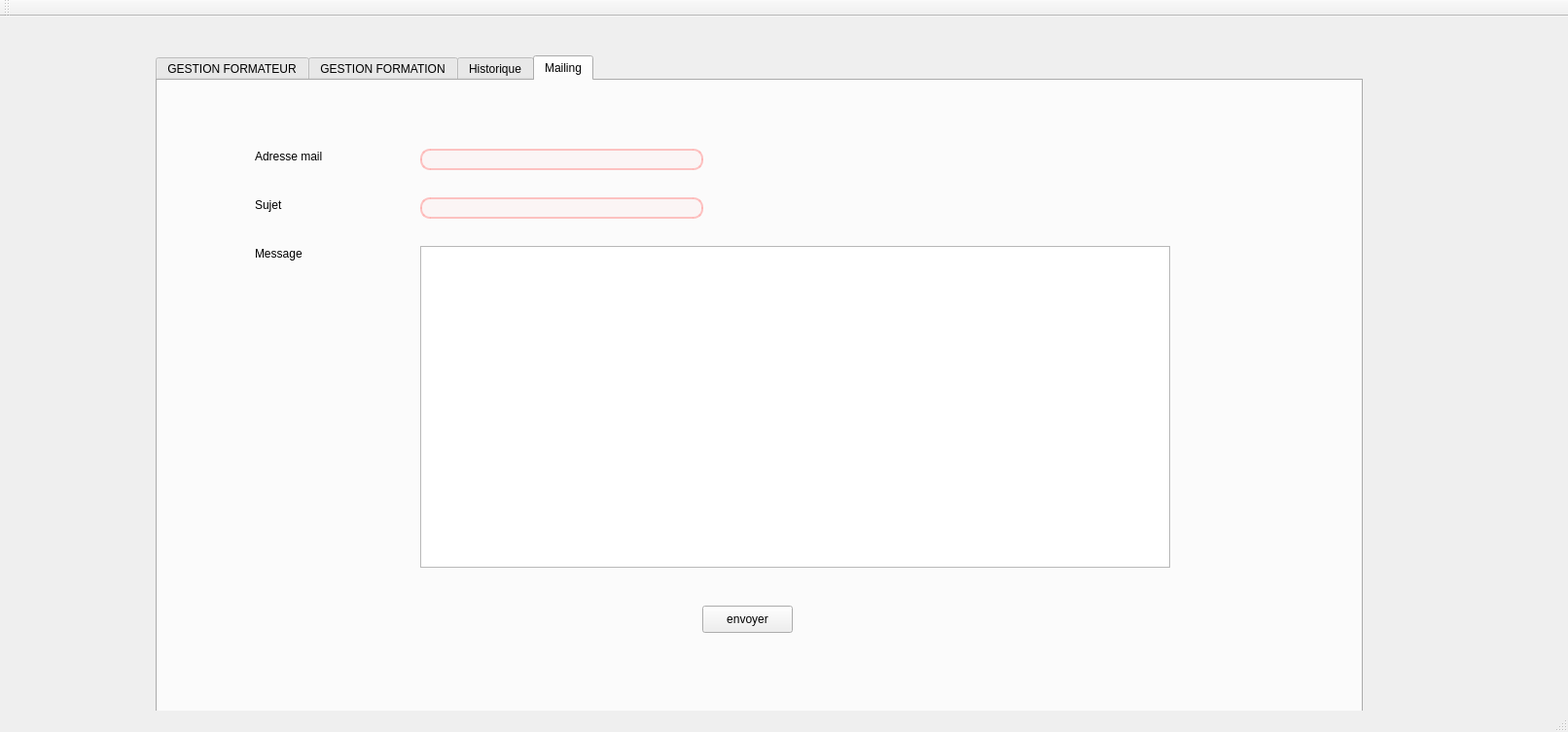
<?xml version="1.0" encoding="UTF-8"?>
<ui version="4.0">
 <class>MainWindow</class>
 <widget class="QMainWindow" name="MainWindow">
  <property name="geometry">
   <rect>
    <x>0</x>
    <y>0</y>
    <width>1612</width>
    <height>753</height>
   </rect>
  </property>
  <property name="windowTitle">
   <string>Gestion des Clients</string>
  </property>
  <widget class="QWidget" name="centralWidget">
   <widget class="QTabWidget" name="tabWidget">
    <property name="geometry">
     <rect>
      <x>160</x>
      <y>40</y>
      <width>1241</width>
      <height>711</height>
     </rect>
    </property>
    <property name="currentIndex">
     <number>3</number>
    </property>
    <widget class="QWidget" name="tab_1">
     <attribute name="title">
      <string>GESTION FORMATEUR</string>
     </attribute>
     <widget class="QTableView" name="tableView_formateurs">
      <property name="geometry">
       <rect>
        <x>540</x>
        <y>50</y>
        <width>631</width>
        <height>351</height>
       </rect>
      </property>
     </widget>
     <widget class="QPushButton" name="pushButton_supprimer">
      <property name="geometry">
       <rect>
        <x>920</x>
        <y>410</y>
        <width>131</width>
        <height>41</height>
       </rect>
      </property>
      <property name="styleSheet">
       <string notr="true">QPushButton {
background-color: rgba(254,179,177,255);
border-radius: 10px;
border: 2px solid rgba(254,179,177,200);
}
QPushButton:hover {
background-color: rgba(233,96,90,255);
}
</string>
      </property>
      <property name="text">
       <string>supprimer</string>
      </property>
     </widget>
     <widget class="QPushButton" name="statistique">
      <property name="geometry">
       <rect>
        <x>1062</x>
        <y>410</y>
        <width>101</width>
        <height>41</height>
       </rect>
      </property>
      <property name="styleSheet">
       <string notr="true">QPushButton {
background-color: rgba(254,179,177,255);
border-radius: 10px;
border: 2px solid rgba(254,179,177,200);
}
QPushButton:hover {
background-color: rgba(233,96,90,255);
}
</string>
      </property>
      <property name="text">
       <string>statistique</string>
      </property>
     </widget>
     <widget class="QPushButton" name="pushButton_recherche">
      <property name="geometry">
       <rect>
        <x>962</x>
        <y>10</y>
        <width>111</width>
        <height>31</height>
       </rect>
      </property>
      <property name="styleSheet">
       <string notr="true">QPushButton {
background-color: rgba(254,179,177,255);
border-radius: 10px;
border: 2px solid rgba(254,179,177,200);
}
QPushButton:hover {
background-color: rgba(233,96,90,255);
}
</string>
      </property>
      <property name="text">
       <string>recherche</string>
      </property>
     </widget>
     <widget class="QLineEdit" name="lineEdit_recherche">
      <property name="geometry">
       <rect>
        <x>660</x>
        <y>10</y>
        <width>301</width>
        <height>31</height>
       </rect>
      </property>
     </widget>
     <widget class="QComboBox" name="comboBox_recherche">
      <property name="geometry">
       <rect>
        <x>540</x>
        <y>10</y>
        <width>111</width>
        <height>31</height>
       </rect>
      </property>
      <property name="styleSheet">
       <string notr="true"/>
      </property>
      <item>
       <property name="text">
        <string>id_formateur</string>
       </property>
      </item>
      <item>
       <property name="text">
        <string>nom</string>
       </property>
      </item>
      <item>
       <property name="text">
        <string>specialite</string>
       </property>
      </item>
     </widget>
     <widget class="QPushButton" name="pushButton_tri">
      <property name="geometry">
       <rect>
        <x>1080</x>
        <y>10</y>
        <width>91</width>
        <height>31</height>
       </rect>
      </property>
      <property name="styleSheet">
       <string notr="true">QPushButton {
background-color: rgba(254,179,177,255);
border-radius: 10px;
border: 2px solid rgba(254,179,177,200);
}
QPushButton:hover {
background-color: rgba(233,96,90,255);
}
</string>
      </property>
      <property name="text">
       <string>Trier 🪜</string>
      </property>
     </widget>
     <widget class="QPushButton" name="pushButton_pdf">
      <property name="geometry">
       <rect>
        <x>790</x>
        <y>410</y>
        <width>121</width>
        <height>41</height>
       </rect>
      </property>
      <property name="styleSheet">
       <string notr="true">QPushButton {
background-color: rgba(254,179,177,255);
border-radius: 10px;
border: 2px solid rgba(254,179,177,200);
}
QPushButton:hover {
background-color: rgba(233,96,90,255);
}
</string>
      </property>
      <property name="text">
       <string>pdf</string>
      </property>
     </widget>
     <widget class="QLabel" name="qrcodecommande">
      <property name="geometry">
       <rect>
        <x>420</x>
        <y>420</y>
        <width>200</width>
        <height>200</height>
       </rect>
      </property>
      <property name="tabletTracking">
       <bool>false</bool>
      </property>
      <property name="acceptDrops">
       <bool>false</bool>
      </property>
      <property name="autoFillBackground">
       <bool>false</bool>
      </property>
      <property name="styleSheet">
       <string notr="true"/>
      </property>
      <property name="text">
       <string/>
      </property>
      <property name="scaledContents">
       <bool>false</bool>
      </property>
     </widget>
     <widget class="QPushButton" name="qrcodegen">
      <property name="geometry">
       <rect>
        <x>260</x>
        <y>450</y>
        <width>101</width>
        <height>31</height>
       </rect>
      </property>
      <property name="styleSheet">
       <string notr="true">QPushButton {
background-color: rgba(254,179,177,255);
border-radius: 10px;
border: 2px solid rgba(254,179,177,200);
}
QPushButton:hover {
background-color: rgba(233,96,90,255);
}
</string>
      </property>
      <property name="text">
       <string>Qr Code</string>
      </property>
     </widget>
     <widget class="QLineEdit" name="lineEdit_qrcode">
      <property name="geometry">
       <rect>
        <x>230</x>
        <y>490</y>
        <width>161</width>
        <height>31</height>
       </rect>
      </property>
      <property name="styleSheet">
       <string notr="true">QLineEdit {
background-color: rgba(254,179,177,20);
border: 2px solid rgba(254,179,177,200);
border-radius: 10px;
}
QLineEdit:hover {
background-color: rgba(254,179,177,200);
border: 1px solid rgba(128, 97, 171, 200);
border-radius: 10px;
}
</string>
      </property>
     </widget>
     <widget class="QGroupBox" name="groupBox">
      <property name="geometry">
       <rect>
        <x>0</x>
        <y>10</y>
        <width>421</width>
        <height>401</height>
       </rect>
      </property>
      <property name="styleSheet">
       <string notr="true">QGroupBox {
	background: rgba(64,66,226,20); 
    border: 2px solid;
	border-top-right-radius: 7px;
	border-bottom-right-radius: 7px;
	border-bottom-left-radius: 7px;
    border-color: rgba(199, 153, 207, 200);
    margin-top: 22px;
}
QGroupBox::title  {
    background-color: rgba(64,66,226,100);
    subcontrol-origin: margin;
    subcontrol-position: top left;
    padding: 5px;
	border-top-left-radius: 3px;
	border-top-right-radius: 3px;
}</string>
      </property>
      <property name="title">
       <string>Formulaire Formateur</string>
      </property>
      <widget class="QLabel" name="label_11">
       <property name="geometry">
        <rect>
         <x>50</x>
         <y>300</y>
         <width>56</width>
         <height>16</height>
        </rect>
       </property>
       <property name="text">
        <string>NUM TEL</string>
       </property>
      </widget>
      <widget class="QLabel" name="label_9">
       <property name="geometry">
        <rect>
         <x>50</x>
         <y>200</y>
         <width>56</width>
         <height>16</height>
        </rect>
       </property>
       <property name="text">
        <string>EMAIL</string>
       </property>
      </widget>
      <widget class="QLabel" name="label_7">
       <property name="geometry">
        <rect>
         <x>50</x>
         <y>100</y>
         <width>56</width>
         <height>16</height>
        </rect>
       </property>
       <property name="text">
        <string>NOM</string>
       </property>
      </widget>
      <widget class="QLabel" name="label_8">
       <property name="geometry">
        <rect>
         <x>50</x>
         <y>150</y>
         <width>56</width>
         <height>16</height>
        </rect>
       </property>
       <property name="text">
        <string>PRENOM</string>
       </property>
      </widget>
      <widget class="QLabel" name="label">
       <property name="geometry">
        <rect>
         <x>50</x>
         <y>40</y>
         <width>121</width>
         <height>31</height>
        </rect>
       </property>
       <property name="text">
        <string>ID FORMATEUR</string>
       </property>
      </widget>
      <widget class="QLabel" name="label_10">
       <property name="geometry">
        <rect>
         <x>50</x>
         <y>250</y>
         <width>81</width>
         <height>16</height>
        </rect>
       </property>
       <property name="text">
        <string>SPECIALITE</string>
       </property>
      </widget>
      <widget class="QComboBox" name="comboBox_specialite">
       <property name="geometry">
        <rect>
         <x>190</x>
         <y>250</y>
         <width>151</width>
         <height>22</height>
        </rect>
       </property>
       <item>
        <property name="text">
         <string/>
        </property>
       </item>
       <item>
        <property name="text">
         <string>Intelligence artificielle</string>
        </property>
       </item>
       <item>
        <property name="text">
         <string>Developpement web</string>
        </property>
       </item>
       <item>
        <property name="text">
         <string>mobile</string>
        </property>
       </item>
      </widget>
      <widget class="QLineEdit" name="lineEdit_id">
       <property name="geometry">
        <rect>
         <x>190</x>
         <y>50</y>
         <width>161</width>
         <height>22</height>
        </rect>
       </property>
       <property name="styleSheet">
        <string notr="true">QLineEdit {
background-color: rgba(254,179,177,20);
border: 2px solid rgba(254,179,177,200);
border-radius: 10px;
}
QLineEdit:hover {
background-color: rgba(254,179,177,200);
border: 1px solid rgba(128, 97, 171, 200);
border-radius: 10px;
}
</string>
       </property>
      </widget>
      <widget class="QLabel" name="label_specialite">
       <property name="geometry">
        <rect>
         <x>190</x>
         <y>270</y>
         <width>171</width>
         <height>20</height>
        </rect>
       </property>
       <property name="text">
        <string/>
       </property>
      </widget>
      <widget class="QLabel" name="label_nom">
       <property name="geometry">
        <rect>
         <x>190</x>
         <y>120</y>
         <width>201</width>
         <height>20</height>
        </rect>
       </property>
       <property name="text">
        <string/>
       </property>
      </widget>
      <widget class="QLabel" name="label_ntel">
       <property name="geometry">
        <rect>
         <x>190</x>
         <y>320</y>
         <width>161</width>
         <height>20</height>
        </rect>
       </property>
       <property name="text">
        <string/>
       </property>
      </widget>
      <widget class="QLineEdit" name="lineEdit_email">
       <property name="geometry">
        <rect>
         <x>190</x>
         <y>200</y>
         <width>161</width>
         <height>22</height>
        </rect>
       </property>
       <property name="styleSheet">
        <string notr="true">QLineEdit {
background-color: rgba(254,179,177,20);
border: 2px solid rgba(254,179,177,200);
border-radius: 10px;
}
QLineEdit:hover {
background-color: rgba(254,179,177,200);
border: 1px solid rgba(128, 97, 171, 200);
border-radius: 10px;
}
</string>
       </property>
      </widget>
      <widget class="QLabel" name="label_email">
       <property name="geometry">
        <rect>
         <x>190</x>
         <y>220</y>
         <width>161</width>
         <height>20</height>
        </rect>
       </property>
       <property name="text">
        <string/>
       </property>
      </widget>
      <widget class="QLineEdit" name="lineEdit_nom">
       <property name="geometry">
        <rect>
         <x>190</x>
         <y>100</y>
         <width>161</width>
         <height>22</height>
        </rect>
       </property>
       <property name="styleSheet">
        <string notr="true">QLineEdit {
background-color: rgba(254,179,177,20);
border: 2px solid rgba(254,179,177,200);
border-radius: 10px;
}
QLineEdit:hover {
background-color: rgba(254,179,177,200);
border: 1px solid rgba(128, 97, 171, 200);
border-radius: 10px;
}
</string>
       </property>
      </widget>
      <widget class="QLabel" name="label_prenom">
       <property name="geometry">
        <rect>
         <x>190</x>
         <y>170</y>
         <width>181</width>
         <height>20</height>
        </rect>
       </property>
       <property name="text">
        <string/>
       </property>
      </widget>
      <widget class="QLabel" name="label_id">
       <property name="geometry">
        <rect>
         <x>190</x>
         <y>70</y>
         <width>211</width>
         <height>20</height>
        </rect>
       </property>
       <property name="text">
        <string/>
       </property>
      </widget>
      <widget class="QLineEdit" name="lineEdit_ntel">
       <property name="geometry">
        <rect>
         <x>190</x>
         <y>300</y>
         <width>151</width>
         <height>22</height>
        </rect>
       </property>
       <property name="styleSheet">
        <string notr="true">QLineEdit {
background-color: rgba(254,179,177,20);
border: 2px solid rgba(254,179,177,200);
border-radius: 10px;
}
QLineEdit:hover {
background-color: rgba(254,179,177,200);
border: 1px solid rgba(128, 97, 171, 200);
border-radius: 10px;
}
</string>
       </property>
      </widget>
      <widget class="QLineEdit" name="lineEdit_prenom">
       <property name="geometry">
        <rect>
         <x>190</x>
         <y>150</y>
         <width>161</width>
         <height>22</height>
        </rect>
       </property>
       <property name="styleSheet">
        <string notr="true">QLineEdit {
background-color: rgba(254,179,177,20);
border: 2px solid rgba(254,179,177,200);
border-radius: 10px;
}
QLineEdit:hover {
background-color: rgba(254,179,177,200);
border: 1px solid rgba(128, 97, 171, 200);
border-radius: 10px;
}
</string>
       </property>
      </widget>
      <widget class="QPushButton" name="pushButton_ajouter">
       <property name="geometry">
        <rect>
         <x>60</x>
         <y>350</y>
         <width>93</width>
         <height>28</height>
        </rect>
       </property>
       <property name="styleSheet">
        <string notr="true">QPushButton {
background-color: rgba(254,179,177,255);
border-radius: 10px;
border: 2px solid rgba(254,179,177,200);
}
QPushButton:hover {
background-color: rgba(233,96,90,255);
}
</string>
       </property>
       <property name="text">
        <string>ajouter</string>
       </property>
      </widget>
      <widget class="QPushButton" name="pushButton_modifier">
       <property name="geometry">
        <rect>
         <x>170</x>
         <y>350</y>
         <width>93</width>
         <height>28</height>
        </rect>
       </property>
       <property name="styleSheet">
        <string notr="true">QPushButton {
background-color: rgba(254,179,177,255);
border-radius: 10px;
border: 2px solid rgba(254,179,177,200);
}
QPushButton:hover {
background-color: rgba(233,96,90,255);
}
</string>
       </property>
       <property name="text">
        <string>modifier</string>
       </property>
      </widget>
      <widget class="QPushButton" name="pushButton_refresh">
       <property name="geometry">
        <rect>
         <x>300</x>
         <y>350</y>
         <width>81</width>
         <height>28</height>
        </rect>
       </property>
       <property name="styleSheet">
        <string notr="true">QPushButton {
background-color: rgba(254,179,177,255);
border-radius: 10px;
border: 2px solid rgba(254,179,177,200);
}
QPushButton:hover {
background-color: rgba(233,96,90,255);
}
</string>
       </property>
       <property name="text">
        <string>Afficher</string>
       </property>
      </widget>
     </widget>
    </widget>
    <widget class="QWidget" name="tab_2">
     <attribute name="title">
      <string>GESTION FORMATION</string>
     </attribute>
     <widget class="QTableView" name="tableView_formations">
      <property name="geometry">
       <rect>
        <x>560</x>
        <y>70</y>
        <width>641</width>
        <height>361</height>
       </rect>
      </property>
     </widget>
     <widget class="QPushButton" name="pushButton_supprimer_2">
      <property name="geometry">
       <rect>
        <x>940</x>
        <y>440</y>
        <width>141</width>
        <height>41</height>
       </rect>
      </property>
      <property name="styleSheet">
       <string notr="true">QPushButton {
background-color: rgba(254,179,177,255);
border-radius: 10px;
border: 2px solid rgba(254,179,177,200);
}
QPushButton:hover {
background-color: rgba(233,96,90,255);
}
</string>
      </property>
      <property name="text">
       <string>supprimer</string>
      </property>
     </widget>
     <widget class="QPushButton" name="statistique_2">
      <property name="geometry">
       <rect>
        <x>1090</x>
        <y>440</y>
        <width>111</width>
        <height>41</height>
       </rect>
      </property>
      <property name="styleSheet">
       <string notr="true">QPushButton {
background-color: rgba(254,179,177,255);
border-radius: 10px;
border: 2px solid rgba(254,179,177,200);
}
QPushButton:hover {
background-color: rgba(233,96,90,255);
}
</string>
      </property>
      <property name="text">
       <string>statistique</string>
      </property>
     </widget>
     <widget class="QPushButton" name="pushButton_recherche_2">
      <property name="geometry">
       <rect>
        <x>962</x>
        <y>30</y>
        <width>121</width>
        <height>28</height>
       </rect>
      </property>
      <property name="styleSheet">
       <string notr="true">QPushButton {
background-color: rgba(254,179,177,255);
border-radius: 10px;
border: 2px solid rgba(254,179,177,200);
}
QPushButton:hover {
background-color: rgba(233,96,90,255);
}
</string>
      </property>
      <property name="text">
       <string>recherche</string>
      </property>
     </widget>
     <widget class="QComboBox" name="comboBox_recherche_2">
      <property name="geometry">
       <rect>
        <x>560</x>
        <y>30</y>
        <width>111</width>
        <height>31</height>
       </rect>
      </property>
      <item>
       <property name="text">
        <string>id_formation</string>
       </property>
      </item>
      <item>
       <property name="text">
        <string>typeformation</string>
       </property>
      </item>
      <item>
       <property name="text">
        <string>id_formateur</string>
       </property>
      </item>
     </widget>
     <widget class="QLineEdit" name="lineEdit_recherche_2">
      <property name="geometry">
       <rect>
        <x>680</x>
        <y>30</y>
        <width>271</width>
        <height>31</height>
       </rect>
      </property>
      <property name="styleSheet">
       <string notr="true">QLineEdit {
background-color: rgba(254,179,177,20);
border: 2px solid rgba(254,179,177,200);
border-radius: 10px;
}
QLineEdit:hover {
background-color: rgba(254,179,177,200);
border: 1px solid rgba(128, 97, 171, 200);
border-radius: 10px;
}
</string>
      </property>
     </widget>
     <widget class="QPushButton" name="pushButton_tri_2">
      <property name="geometry">
       <rect>
        <x>1090</x>
        <y>30</y>
        <width>111</width>
        <height>31</height>
       </rect>
      </property>
      <property name="styleSheet">
       <string notr="true">QPushButton {
background-color: rgba(254,179,177,255);
border-radius: 10px;
border: 2px solid rgba(254,179,177,200);
}
QPushButton:hover {
background-color: rgba(233,96,90,255);
}
</string>
      </property>
      <property name="text">
       <string>tri</string>
      </property>
     </widget>
     <widget class="QPushButton" name="pushButton_pdf_2">
      <property name="geometry">
       <rect>
        <x>820</x>
        <y>440</y>
        <width>111</width>
        <height>41</height>
       </rect>
      </property>
      <property name="styleSheet">
       <string notr="true">QPushButton {
background-color: rgba(254,179,177,255);
border-radius: 10px;
border: 2px solid rgba(254,179,177,200);
}
QPushButton:hover {
background-color: rgba(233,96,90,255);
}
</string>
      </property>
      <property name="text">
       <string>pdf</string>
      </property>
     </widget>
     <widget class="QGroupBox" name="Personnel_Infos">
      <property name="geometry">
       <rect>
        <x>10</x>
        <y>10</y>
        <width>391</width>
        <height>541</height>
       </rect>
      </property>
      <property name="styleSheet">
       <string notr="true">QGroupBox {
	background: rgba(64,66,226,20); 
    border: 2px solid;
	border-top-right-radius: 7px;
	border-bottom-right-radius: 7px;
	border-bottom-left-radius: 7px;
    border-color: rgba(199, 153, 207, 200);
    margin-top: 22px;
}
QGroupBox::title  {
    background-color: rgba(64,66,226,100);
    subcontrol-origin: margin;
    subcontrol-position: top left;
    padding: 5px;
	border-top-left-radius: 3px;
	border-top-right-radius: 3px;
}</string>
      </property>
      <property name="title">
       <string>Formulaire Formation</string>
      </property>
      <widget class="QLabel" name="label_5">
       <property name="geometry">
        <rect>
         <x>40</x>
         <y>56</y>
         <width>101</width>
         <height>20</height>
        </rect>
       </property>
       <property name="text">
        <string>ID FORMATION</string>
       </property>
      </widget>
      <widget class="QLabel" name="label_6">
       <property name="geometry">
        <rect>
         <x>40</x>
         <y>110</y>
         <width>56</width>
         <height>16</height>
        </rect>
       </property>
       <property name="text">
        <string>TITRE</string>
       </property>
      </widget>
      <widget class="QLabel" name="label_20">
       <property name="geometry">
        <rect>
         <x>40</x>
         <y>160</y>
         <width>121</width>
         <height>16</height>
        </rect>
       </property>
       <property name="text">
        <string>DATE DEBUT</string>
       </property>
      </widget>
      <widget class="QLabel" name="label_21">
       <property name="geometry">
        <rect>
         <x>40</x>
         <y>200</y>
         <width>61</width>
         <height>41</height>
        </rect>
       </property>
       <property name="text">
        <string>DATE FIN</string>
       </property>
      </widget>
      <widget class="QLabel" name="label_22">
       <property name="geometry">
        <rect>
         <x>40</x>
         <y>260</y>
         <width>71</width>
         <height>16</height>
        </rect>
       </property>
       <property name="text">
        <string>DUREE</string>
       </property>
      </widget>
      <widget class="QLabel" name="label_24">
       <property name="geometry">
        <rect>
         <x>40</x>
         <y>290</y>
         <width>131</width>
         <height>41</height>
        </rect>
       </property>
       <property name="text">
        <string>NOMBRE DE PLACES</string>
       </property>
      </widget>
      <widget class="QLabel" name="label_25">
       <property name="geometry">
        <rect>
         <x>30</x>
         <y>350</y>
         <width>141</width>
         <height>41</height>
        </rect>
       </property>
       <property name="text">
        <string>TYPE DE FORMATION</string>
       </property>
      </widget>
      <widget class="QPushButton" name="pushButton_ajouter_2">
       <property name="geometry">
        <rect>
         <x>10</x>
         <y>470</y>
         <width>111</width>
         <height>41</height>
        </rect>
       </property>
       <property name="styleSheet">
        <string notr="true">QPushButton {
background-color: rgba(254,179,177,255);
border-radius: 10px;
border: 2px solid rgba(254,179,177,200);
}
QPushButton:hover {
background-color: rgba(233,96,90,255);
}</string>
       </property>
       <property name="text">
        <string>Ajouter</string>
       </property>
      </widget>
      <widget class="QPushButton" name="pushButton_modifier_2">
       <property name="geometry">
        <rect>
         <x>140</x>
         <y>470</y>
         <width>101</width>
         <height>41</height>
        </rect>
       </property>
       <property name="styleSheet">
        <string notr="true">QPushButton {
background-color: rgba(254,179,177,255);
border-radius: 10px;
border: 2px solid rgba(254,179,177,200);
}
QPushButton:hover {
background-color: rgba(233,96,90,255);
}</string>
       </property>
       <property name="text">
        <string>modifier</string>
       </property>
      </widget>
      <widget class="QLineEdit" name="lineEdit_id_formation">
       <property name="geometry">
        <rect>
         <x>180</x>
         <y>60</y>
         <width>161</width>
         <height>21</height>
        </rect>
       </property>
       <property name="styleSheet">
        <string notr="true">QLineEdit {
background-color: rgba(254,179,177,20);
border: 2px solid rgba(254,179,177,200);
border-radius: 10px;
}
QLineEdit:hover {
background-color: rgba(254,179,177,200);
border: 1px solid rgba(128, 97, 171, 200);
border-radius: 10px;
}
</string>
       </property>
      </widget>
      <widget class="QLineEdit" name="lineEdit_titre">
       <property name="geometry">
        <rect>
         <x>180</x>
         <y>110</y>
         <width>161</width>
         <height>21</height>
        </rect>
       </property>
       <property name="styleSheet">
        <string notr="true">QLineEdit {
background-color: rgba(254,179,177,20);
border: 2px solid rgba(254,179,177,200);
border-radius: 10px;
}
QLineEdit:hover {
background-color: rgba(254,179,177,200);
border: 1px solid rgba(128, 97, 171, 200);
border-radius: 10px;
}
</string>
       </property>
      </widget>
      <widget class="QLineEdit" name="lineEdit_duree">
       <property name="geometry">
        <rect>
         <x>180</x>
         <y>250</y>
         <width>161</width>
         <height>21</height>
        </rect>
       </property>
       <property name="styleSheet">
        <string notr="true">QLineEdit {
background-color: rgba(254,179,177,20);
border: 2px solid rgba(254,179,177,200);
border-radius: 10px;
}
QLineEdit:hover {
background-color: rgba(254,179,177,200);
border: 1px solid rgba(128, 97, 171, 200);
border-radius: 10px;
}
</string>
       </property>
      </widget>
      <widget class="QLineEdit" name="lineEdit_nbrplace">
       <property name="geometry">
        <rect>
         <x>180</x>
         <y>300</y>
         <width>161</width>
         <height>21</height>
        </rect>
       </property>
       <property name="styleSheet">
        <string notr="true">QLineEdit {
background-color: rgba(254,179,177,20);
border: 2px solid rgba(254,179,177,200);
border-radius: 10px;
}
QLineEdit:hover {
background-color: rgba(254,179,177,200);
border: 1px solid rgba(128, 97, 171, 200);
border-radius: 10px;
}
</string>
       </property>
      </widget>
      <widget class="QLineEdit" name="lineEdit_id_formateur">
       <property name="geometry">
        <rect>
         <x>180</x>
         <y>420</y>
         <width>161</width>
         <height>21</height>
        </rect>
       </property>
       <property name="styleSheet">
        <string notr="true">QLineEdit {
background-color: rgba(254,179,177,20);
border: 2px solid rgba(254,179,177,200);
border-radius: 10px;
}
QLineEdit:hover {
background-color: rgba(254,179,177,200);
border: 1px solid rgba(128, 97, 171, 200);
border-radius: 10px;
}
</string>
       </property>
      </widget>
      <widget class="QPushButton" name="pushButton_refresh_2">
       <property name="geometry">
        <rect>
         <x>260</x>
         <y>470</y>
         <width>111</width>
         <height>41</height>
        </rect>
       </property>
       <property name="styleSheet">
        <string notr="true">QPushButton {
background-color: rgba(254,179,177,255);
border-radius: 10px;
border: 2px solid rgba(254,179,177,200);
}
QPushButton:hover {
background-color: rgba(233,96,90,255);
}
</string>
       </property>
       <property name="text">
        <string>Afficher</string>
       </property>
      </widget>
      <widget class="QLabel" name="label_26">
       <property name="geometry">
        <rect>
         <x>40</x>
         <y>410</y>
         <width>141</width>
         <height>41</height>
        </rect>
       </property>
       <property name="text">
        <string>ID FORMATEUR</string>
       </property>
      </widget>
      <widget class="QComboBox" name="comboBox_type">
       <property name="geometry">
        <rect>
         <x>180</x>
         <y>360</y>
         <width>161</width>
         <height>22</height>
        </rect>
       </property>
       <item>
        <property name="text">
         <string/>
        </property>
       </item>
       <item>
        <property name="text">
         <string>mobile</string>
        </property>
       </item>
       <item>
        <property name="text">
         <string>full stack</string>
        </property>
       </item>
       <item>
        <property name="text">
         <string>marketing</string>
        </property>
       </item>
      </widget>
      <widget class="QLabel" name="label_id_formation">
       <property name="geometry">
        <rect>
         <x>160</x>
         <y>90</y>
         <width>201</width>
         <height>20</height>
        </rect>
       </property>
       <property name="text">
        <string/>
       </property>
      </widget>
      <widget class="QLabel" name="label_titre">
       <property name="geometry">
        <rect>
         <x>170</x>
         <y>130</y>
         <width>191</width>
         <height>20</height>
        </rect>
       </property>
       <property name="text">
        <string/>
       </property>
      </widget>
      <widget class="QDateEdit" name="dateEdit_debut">
       <property name="geometry">
        <rect>
         <x>180</x>
         <y>160</y>
         <width>151</width>
         <height>22</height>
        </rect>
       </property>
      </widget>
      <widget class="QDateEdit" name="dateEdit_fin">
       <property name="geometry">
        <rect>
         <x>180</x>
         <y>210</y>
         <width>151</width>
         <height>22</height>
        </rect>
       </property>
      </widget>
      <widget class="QLabel" name="label_datefin">
       <property name="geometry">
        <rect>
         <x>170</x>
         <y>230</y>
         <width>181</width>
         <height>20</height>
        </rect>
       </property>
       <property name="text">
        <string/>
       </property>
      </widget>
      <widget class="QLabel" name="label_duree">
       <property name="geometry">
        <rect>
         <x>170</x>
         <y>270</y>
         <width>191</width>
         <height>20</height>
        </rect>
       </property>
       <property name="text">
        <string/>
       </property>
      </widget>
      <widget class="QLabel" name="label_datedebut">
       <property name="geometry">
        <rect>
         <x>150</x>
         <y>190</y>
         <width>211</width>
         <height>20</height>
        </rect>
       </property>
       <property name="text">
        <string/>
       </property>
      </widget>
      <widget class="QLabel" name="label_nbrplace">
       <property name="geometry">
        <rect>
         <x>170</x>
         <y>330</y>
         <width>211</width>
         <height>20</height>
        </rect>
       </property>
       <property name="text">
        <string/>
       </property>
      </widget>
      <widget class="QLabel" name="label_type">
       <property name="geometry">
        <rect>
         <x>180</x>
         <y>390</y>
         <width>191</width>
         <height>20</height>
        </rect>
       </property>
       <property name="text">
        <string/>
       </property>
      </widget>
      <widget class="QLabel" name="label_id_formateur">
       <property name="geometry">
        <rect>
         <x>150</x>
         <y>440</y>
         <width>231</width>
         <height>20</height>
        </rect>
       </property>
       <property name="text">
        <string/>
       </property>
      </widget>
     </widget>
    </widget>
    <widget class="QWidget" name="tab">
     <attribute name="title">
      <string>Historique</string>
     </attribute>
     <widget class="QPushButton" name="pushButton_historique">
      <property name="geometry">
       <rect>
        <x>70</x>
        <y>40</y>
        <width>171</width>
        <height>28</height>
       </rect>
      </property>
      <property name="styleSheet">
       <string notr="true">QPushButton {
background-color: rgba(254,179,177,255);
border-radius: 10px;
border: 2px solid rgba(254,179,177,200);
}
QPushButton:hover {
background-color: rgba(233,96,90,255);
}</string>
      </property>
      <property name="text">
       <string>Historique</string>
      </property>
     </widget>
     <widget class="QTextBrowser" name="histo">
      <property name="geometry">
       <rect>
        <x>70</x>
        <y>80</y>
        <width>1111</width>
        <height>491</height>
       </rect>
      </property>
     </widget>
    </widget>
    <widget class="QWidget" name="tab_3">
     <attribute name="title">
      <string>Mailing</string>
     </attribute>
     <widget class="QLabel" name="label_2">
      <property name="geometry">
       <rect>
        <x>100</x>
        <y>70</y>
        <width>101</width>
        <height>16</height>
       </rect>
      </property>
      <property name="text">
       <string>Adresse mail</string>
      </property>
     </widget>
     <widget class="QLabel" name="label_3">
      <property name="geometry">
       <rect>
        <x>100</x>
        <y>120</y>
        <width>101</width>
        <height>16</height>
       </rect>
      </property>
      <property name="text">
       <string>Sujet</string>
      </property>
     </widget>
     <widget class="QLabel" name="label_4">
      <property name="geometry">
       <rect>
        <x>100</x>
        <y>170</y>
        <width>101</width>
        <height>16</height>
       </rect>
      </property>
      <property name="text">
       <string>Message</string>
      </property>
     </widget>
     <widget class="QLineEdit" name="lineEdit_adresse">
      <property name="geometry">
       <rect>
        <x>270</x>
        <y>70</y>
        <width>291</width>
        <height>22</height>
       </rect>
      </property>
      <property name="styleSheet">
       <string notr="true">QLineEdit {
background-color: rgba(254,179,177,20);
border: 2px solid rgba(254,179,177,200);
border-radius: 10px;
}
QLineEdit:hover {
background-color: rgba(254,179,177,200);
border: 1px solid rgba(128, 97, 171, 200);
border-radius: 10px;
}
</string>
      </property>
     </widget>
     <widget class="QLineEdit" name="lineEdit_sujet">
      <property name="geometry">
       <rect>
        <x>270</x>
        <y>120</y>
        <width>291</width>
        <height>22</height>
       </rect>
      </property>
      <property name="styleSheet">
       <string notr="true">QLineEdit {
background-color: rgba(254,179,177,20);
border: 2px solid rgba(254,179,177,200);
border-radius: 10px;
}
QLineEdit:hover {
background-color: rgba(254,179,177,200);
border: 1px solid rgba(128, 97, 171, 200);
border-radius: 10px;
}
</string>
      </property>
     </widget>
     <widget class="QPushButton" name="pushButton_envoyer">
      <property name="geometry">
       <rect>
        <x>560</x>
        <y>540</y>
        <width>93</width>
        <height>28</height>
       </rect>
      </property>
      <property name="text">
       <string>envoyer</string>
      </property>
     </widget>
     <widget class="QTextEdit" name="textEdit_message">
      <property name="geometry">
       <rect>
        <x>270</x>
        <y>170</y>
        <width>771</width>
        <height>331</height>
       </rect>
      </property>
      <property name="styleSheet">
       <string notr="true">QLineEdit {
background-color: rgba(254,179,177,20);
border: 2px solid rgba(254,179,177,200);
border-radius: 10px;
}
QLineEdit:hover {
background-color: rgba(254,179,177,200);
border: 1px solid rgba(128, 97, 171, 200);
border-radius: 10px;
}
</string>
      </property>
     </widget>
    </widget>
   </widget>
  </widget>
  <widget class="QMenuBar" name="menuBar">
   <property name="geometry">
    <rect>
     <x>0</x>
     <y>0</y>
     <width>1612</width>
     <height>26</height>
    </rect>
   </property>
  </widget>
  <widget class="QToolBar" name="mainToolBar">
   <attribute name="toolBarArea">
    <enum>TopToolBarArea</enum>
   </attribute>
   <attribute name="toolBarBreak">
    <bool>false</bool>
   </attribute>
  </widget>
  <widget class="QStatusBar" name="statusBar"/>
 </widget>
 <layoutdefault spacing="6" margin="11"/>
 <resources/>
 <connections/>
</ui>
